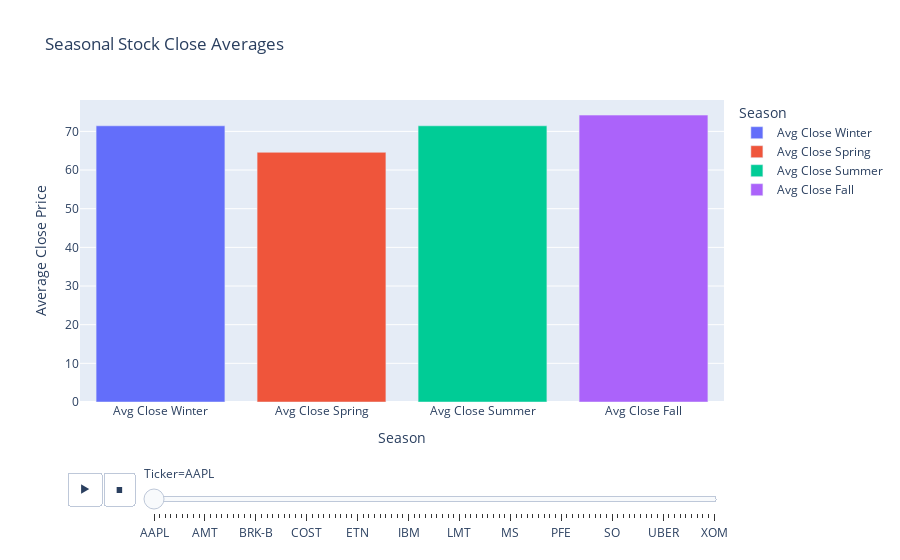

Notebook cell for this chart:
### Code cell
import pandas as pd
import plotly.express as px

seasonal_agg = pd.read_csv("seasonal_stock_analysis_top100.csv")
seasonal_melted = seasonal_agg.melt(id_vars=['Ticker', 'Highest Avg Season'], 
                                    var_name='Season', value_name='Avg Close')
fig = px.bar(seasonal_melted, 
             x='Season', 
             y='Avg Close', 
             color='Season',
             title="Seasonal Stock Close Averages",
             labels={'Avg Close': 'Average Close Price'},
             animation_frame="Ticker")  # Creates an interactive dropdown for tickers

fig.update_layout(xaxis_title="Season", yaxis_title="Average Close Price", xaxis={'categoryorder':'array', 'categoryarray':['WINTER', 'SPRING', 'SUMMER', 'MONSOON']})

fig.show()

### Figure 1 — Plotly figure (JSON) as saved in the notebook; plotly's stock layout.template omitted (floating-point values rounded to 4 significant figures)
{"data": [{"alignmentgroup": "True", "hovertemplate": "Season=%{x}<br>Ticker=AAPL<br>Average Close Price=%{y}<extra></extra>", "legendgroup": "Avg Close Winter", "marker": {"color": "#636efa", "pattern": {"shape": ""}}, "name": "Avg Close Winter", "offsetgroup": "Avg Close Winter", "orientation": "v", "showlegend": true, "textposition": "auto", "type": "bar", "x": ["Avg Close Winter"], "xaxis": "x", "y": [71.44], "yaxis": "y"}, {"alignmentgroup": "True", "hovertemplate": "Season=%{x}<br>Ticker=AAPL<br>Average Close Price=%{y}<extra></extra>", "legendgroup": "Avg Close Spring", "marker": {"color": "#EF553B", "pattern": {"shape": ""}}, "name": "Avg Close Spring", "offsetgroup": "Avg Close Spring", "orientation": "v", "showlegend": true, "textposition": "auto", "type": "bar", "x": ["Avg Close Spring"], "xaxis": "x", "y": [64.59], "yaxis": "y"}, {"alignmentgroup": "True", "hovertemplate": "Season=%{x}<br>Ticker=AAPL<br>Average Close Price=%{y}<extra></extra>", "legendgroup": "Avg Close Summer", "marker": {"color": "#00cc96", "pattern": {"shape": ""}}, "name": "Avg Close Summer", "offsetgroup": "Avg Close Summer", "orientation": "v", "showlegend": true, "textposition": "auto", "type": "bar", "x": ["Avg Close Summer"], "xaxis": "x", "y": [71.44], "yaxis": "y"}, {"alignmentgroup": "True", "hovertemplate": "Season=%{x}<br>Ticker=AAPL<br>Average Close Price=%{y}<extra></extra>", "legendgroup": "Avg Close Fall", "marker": {"color": "#ab63fa", "pattern": {"shape": ""}}, "name": "Avg Close Fall", "offsetgroup": "Avg Close Fall", "orientation": "v", "showlegend": true, "textposition": "auto", "type": "bar", "x": ["Avg Close Fall"], "xaxis": "x", "y": [74.21], "yaxis": "y"}], "layout": {"barmode": "relative", "legend": {"title": {"text": "Season"}, "tracegroupgap": 0}, "sliders": [{"active": 0, "currentvalue": {"prefix": "Ticker="}, "len": 0.9, "pad": {"b": 10, "t": 60}, "steps": [{"args": [["AAPL"], {"frame": {"duration": 0, "redraw": true}, "fromcurrent": true, "mode": "immediate", "transition": {"duration": 0, "easing": "linear"}}], "label": "AAPL", "method": "animate"}, {"args": [["ABBV"], {"frame": {"duration": 0, "redraw": true}, "fromcurrent": true, "mode": "immediate", "transition": {"duration": 0, "easing": "linear"}}], "label": "ABBV", "method": "animate"}, {"args": [["ABT"], {"frame": {"duration": 0, "redraw": true}, "fromcurrent": true, "mode": "immediate", "transition": {"duration": 0, "easing": "linear"}}], "label": "ABT", "method": "animate"}, {"args": [["ACN"], {"frame": {"duration": 0, "redraw": true}, "fromcurrent": true, "mode": "immediate", "transition": {"duration": 0, "easing": "linear"}}], "label": "ACN", "method": "animate"}, {"args": [["ADBE"], {"frame": {"duration": 0, "redraw": true}, "fromcurrent": true, "mode": "immediate", "transition": {"duration": 0, "easing": "linear"}}], "label": "ADBE", "method": "animate"}, {"args": [["ADP"], {"frame": {"duration": 0, "redraw": true}, "fromcurrent": true, "mode": "immediate", "transition": {"duration": 0, "easing": "linear"}}], "label": "ADP", "method": "animate"}, {"args": [["AMAT"], {"frame": {"duration": 0, "redraw": true}, "fromcurrent": true, "mode": "immediate", "transition": {"duration": 0, "easing": "linear"}}], "label": "AMAT", "method": "animate"}, {"args": [["AMD"], {"frame": {"duration": 0, "redraw": true}, "fromcurrent": true, "mode": "immediate", "transition": {"duration": 0, "easing": "linear"}}], "label": "AMD", "method": "animate"}, {"args": [["AMGN"], {"frame": {"duration": 0, "redraw": true}, "fromcurrent": true, "mode": "immediate", "transition": {"duration": 0, "easing": "linear"}}], "label": "AMGN", "method": "animate"}, {"args": [["AMT"], {"frame": {"duration": 0, "redraw": true}, "fromcurrent": true, "mode": "immediate", "transition": {"duration": 0, "easing": "linear"}}], "label": "AMT", "method": "animate"}, {"args": [["AMZN"], {"frame": {"duration": 0, "redraw": true}, "fromcurrent": true, "mode": "immediate", "transition": {"duration": 0, "easing": "linear"}}], "label": "AMZN", "method": "animate"}, {"args": [["AVGO"], {"frame": {"duration": 0, "redraw": true}, "fromcurrent": true, "mode": "immediate", "transition": {"duration": 0, "easing": "linear"}}], "label": "AVGO", "method": "animate"}, {"args": [["AXP"], {"frame": {"duration": 0, "redraw": true}, "fromcurrent": true, "mode": "immediate", "transition": {"duration": 0, "easing": "linear"}}], "label": "AXP", "method": "animate"}, {"args": [["BA"], {"frame": {"duration": 0, "redraw": true}, "fromcurrent": true, "mode": "immediate", "transition": {"duration": 0, "easing": "linear"}}], "label": "BA", "method": "animate"}, {"args": [["BAC"], {"frame": {"duration": 0, "redraw": true}, "fromcurrent": true, "mode": "immediate", "transition": {"duration": 0, "easing": "linear"}}], "label": "BAC", "method": "animate"}, {"args": [["BKNG"], {"frame": {"duration": 0, "redraw": true}, "fromcurrent": true, "mode": "immediate", "transition": {"duration": 0, "easing": "linear"}}], "label": "BKNG", "method": "animate"}, {"args": [["BLK"], {"frame": {"duration": 0, "redraw": true}, "fromcurrent": true, "mode": "immediate", "transition": {"duration": 0, "easing": "linear"}}], "label": "BLK", "method": "animate"}, {"args": [["BMY"], {"frame": {"duration": 0, "redraw": true}, "fromcurrent": true, "mode": "immediate", "transition": {"duration": 0, "easing": "linear"}}], "label": "BMY", "method": "animate"}, {"args": [["BRK-B"], {"frame": {"duration": 0, "redraw": true}, "fromcurrent": true, "mode": "immediate", "transition": {"duration": 0, "easing": "linear"}}], "label": "BRK-B", "method": "animate"}, {"args": [["BSX"], {"frame": {"duration": 0, "redraw": true}, "fromcurrent": true, "mode": "immediate", "transition": {"duration": 0, "easing": "linear"}}], "label": "BSX", "method": "animate"}, {"args": [["BX"], {"frame": {"duration": 0, "redraw": true}, "fromcurrent": true, "mode": "immediate", "transition": {"duration": 0, "easing": "linear"}}], "label": "BX", "method": "animate"}, {"args": [["C"], {"frame": {"duration": 0, "redraw": true}, "fromcurrent": true, "mode": "immediate", "transition": {"duration": 0, "easing": "linear"}}], "label": "C", "method": "animate"}, {"args": [["CAT"], {"frame": {"duration": 0, "redraw": true}, "fromcurrent": true, "mode": "immediate", "transition": {"duration": 0, "easing": "linear"}}], "label": "CAT", "method": "animate"}, {"args": [["CB"], {"frame": {"duration": 0, "redraw": true}, "fromcurrent": true, "mode": "immediate", "transition": {"duration": 0, "easing": "linear"}}], "label": "CB", "method": "animate"}, {"args": [["CMCSA"], {"frame": {"duration": 0, "redraw": true}, "fromcurrent": true, "mode": "immediate", "transition": {"duration": 0, "easing": "linear"}}], "label": "CMCSA", "method": "animate"}, {"args": [["CME"], {"frame": {"duration": 0, "redraw": true}, "fromcurrent": true, "mode": "immediate", "transition": {"duration": 0, "easing": "linear"}}], "label": "CME", "method": "animate"}, {"args": [["COP"], {"frame": {"duration": 0, "redraw": true}, "fromcurrent": true, "mode": "immediate", "transition": {"duration": 0, "easing": "linear"}}], "label": "COP", "method": "animate"}, {"args": [["COST"], {"frame": {"duration": 0, "redraw": true}, "fromcurrent": true, "mode": "immediate", "transition": {"duration": 0, "easing": "linear"}}], "label": "COST", "method": "animate"}, {"args": [["CRM"], {"frame": {"duration": 0, "redraw": true}, "fromcurrent": true, "mode": "immediate", "transition": {"duration": 0, "easing": "linear"}}], "label": "CRM", "method": "animate"}, {"args": [["CRWD"], {"frame": {"duration": 0, "redraw": true}, "fromcurrent": true, "mode": "immediate", "transition": {"duration": 0, "easing": "linear"}}], "label": "CRWD", "method": "animate"}, {"args": [["CSCO"], {"frame": {"duration": 0, "redraw": true}, "fromcurrent": true, "mode": "immediate", "transition": {"duration": 0, "easing": "linear"}}], "label": "CSCO", "method": "animate"}, {"args": [["CVX"], {"frame": {"duration": 0, "redraw": true}, "fromcurrent": true, "mode": "immediate", "transition": {"duration": 0, "easing": "linear"}}], "label": "CVX", "method": "animate"}, {"args": [["DE"], {"frame": {"duration": 0, "redraw": true}, "fromcurrent": true, "mode": "immediate", "transition": {"duration": 0, "easing": "linear"}}], "label": "DE", "method": "animate"}, {"args": [["DHR"], {"frame": {"duration": 0, "redraw": true}, "fromcurrent": true, "mode": "immediate", "transition": {"duration": 0, "easing": "linear"}}], "label": "DHR", "method": "animate"}, {"args": [["DIS"], {"frame": {"duration": 0, "redraw": true}, "fromcurrent": true, "mode": "immediate", "transition": {"duration": 0, "easing": "linear"}}], "label": "DIS", "method": "animate"}, {"args": [["ELV"], {"frame": {"duration": 0, "redraw": true}, "fromcurrent": true, "mode": "immediate", "transition": {"duration": 0, "easing": "linear"}}], "label": "ELV", "method": "animate"}, {"args": [["ETN"], {"frame": {"duration": 0, "redraw": true}, "fromcurrent": true, "mode": "immediate", "transition": {"duration": 0, "easing": "linear"}}], "label": "ETN", "method": "animate"}, {"args": [["FI"], {"frame": {"duration": 0, "redraw": true}, "fromcurrent": true, "mode": "immediate", "transition": {"duration": 0, "easing": "linear"}}], "label": "FI", "method": "animate"}, {"args": [["GE"], {"frame": {"duration": 0, "redraw": true}, "fromcurrent": true, "mode": "immediate", "transition": {"duration": 0, "easing": "linear"}}], "label": "GE", "method": "animate"}, {"args": [["GILD"], {"frame": {"duration": 0, "redraw": true}, "fromcurrent": true, "mode": "immediate", "transition": {"duration": 0, "easing": "linear"}}], "label": "GILD", "method": "animate"}, {"args": [["GOOG"], {"frame": {"duration": 0, "redraw": true}, "fromcurrent": true, "mode": "immediate", "transition": {"duration": 0, "easing": "linear"}}], "label": "GOOG", "method": "animate"}, {"args": [["GOOGL"], {"frame": {"duration": 0, "redraw": true}, "fromcurrent": true, "mode": "immediate", "transition": {"duration": 0, "easing": "linear"}}], "label": "GOOGL", "method": "animate"}, {"args": [["GS"], {"frame": {"duration": 0, "redraw": true}, "fromcurrent": true, "mode": "immediate", "transition": {"duration": 0, "easing": "linear"}}], "label": "GS", "method": "animate"}, {"args": [["HD"], {"frame": {"duration": 0, "redraw": true}, "fromcurrent": true, "mode": "immediate", "transition": {"duration": 0, "easing": "linear"}}], "label": "HD", "method": "animate"}, {"args": [["HON"], {"frame": {"duration": 0, "redraw": true}, "fromcurrent": true, "mode": "immediate", "transition": {"duration": 0, "easing": "linear"}}], "label": "HON", "method": "animate"}, {"args": [["IBM"], {"frame": {"duration": 0, "redraw": true}, "fromcurrent": true, "mode": "immediate", "transition": {"duration": 0, "easing": "linear"}}], "label": "IBM", "method": "animate"}, {"args": [["INTU"], {"frame": {"duration": 0, "redraw": true}, "fromcurrent": true, "mode": "immediate", "transition": {"duration": 0, "easing": "linear"}}], "label": "INTU", "method": "animate"}, {"args": [["ISRG"], {"frame": {"duration": 0, "redraw": true}, "fromcurrent": true, "mode": "immediate", "transition": {"duration": 0, "easing": "linear"}}], "label": "ISRG", "method": "animate"}, {"args": [["JNJ"], {"frame": {"duration": 0, "redraw": true}, "fromcurrent": true, "mode": "immediate", "transition": {"duration": 0, "easing": "linear"}}], "label": "JNJ", "method": "animate"}, {"args": [["JPM"], {"frame": {"duration": 0, "redraw": true}, "fromcurrent": true, "mode": "immediate", "transition": {"duration": 0, "easing": "linear"}}], "label": "JPM", "method": "animate"}, {"args": [["KKR"], {"frame": {"duration": 0, "redraw": true}, "fromcurrent": true, "mode": "immediate", "transition": {"duration": 0, "easing": "linear"}}], "label": "KKR", "method": "animate"}, {"args": [["KO"], {"frame": {"duration": 0, "redraw": true}, "fromcurrent": true, "mode": "immediate", "transition": {"duration": 0, "easing": "linear"}}], "label": "KO", "method": "animate"}, {"args": [["LIN"], {"frame": {"duration": 0, "redraw": true}, "fromcurrent": true, "mode": "immediate", "transition": {"duration": 0, "easing": "linear"}}], "label": "LIN", "method": "animate"}, {"args": [["LLY"], {"frame": {"duration": 0, "redraw": true}, "fromcurrent": true, "mode": "immediate", "transition": {"duration": 0, "easing": "linear"}}], "label": "LLY", "method": "animate"}, {"args": [["LMT"], {"frame": {"duration": 0, "redraw": true}, "fromcurrent": true, "mode": "immediate", "transition": {"duration": 0, "easing": "linear"}}], "label": "LMT", "method": "animate"}, {"args": [["LOW"], {"frame": {"duration": 0, "redraw": true}, "fromcurrent": true, "mode": "immediate", "transition": {"duration": 0, "easing": "linear"}}], "label": "LOW", "method": "animate"}, {"args": [["MA"], {"frame": {"duration": 0, "redraw": true}, "fromcurrent": true, "mode": "immediate", "transition": {"duration": 0, "easing": "linear"}}], "label": "MA", "method": "animate"}, {"args": [["MCD"], {"frame": {"duration": 0, "redraw": true}, "fromcurrent": true, "mode": "immediate", "transition": {"duration": 0, "easing": "linear"}}], "label": "MCD", "method": "animate"}, {"args": [["MDT"], {"frame": {"duration": 0, "redraw": true}, "fromcurrent": true, "mode": "immediate", "transition": {"duration": 0, "easing": "linear"}}], "label": "MDT", "method": "animate"}, {"args": [["META"], {"frame": {"duration": 0, "redraw": true}, "fromcurrent": true, "mode": "immediate", "transition": {"duration": 0, "easing": "linear"}}], "label": "META", "method": "animate"}, {"args": [["MMC"], {"frame": {"duration": 0, "redraw": true}, "fromcurrent": true, "mode": "immediate", "transition": {"duration": 0, "easing": "linear"}}], "label": "MMC", "method": "animate"}, {"args": [["MO"], {"frame": {"duration": 0, "redraw": true}, "fromcurrent": true, "mode": "immediate", "transition": {"duration": 0, "easing": "linear"}}], "label": "MO", "method": "animate"}, {"args": [["MRK"], {"frame": {"duration": 0, "redraw": true}, "fromcurrent": true, "mode": "immediate", "transition": {"duration": 0, "easing": "linear"}}], "label": "MRK", "method": "animate"}, {"args": [["MS"], {"frame": {"duration": 0, "redraw": true}, "fromcurrent": true, "mode": "immediate", "transition": {"duration": 0, "easing": "linear"}}], "label": "MS", "method": "animate"}, {"args": [["MSFT"], {"frame": {"duration": 0, "redraw": true}, "fromcurrent": true, "mode": "immediate", "transition": {"duration": 0, "easing": "linear"}}], "label": "MSFT", "method": "animate"}, {"args": [["NEE"], {"frame": {"duration": 0, "redraw": true}, "fromcurrent": true, "mode": "immediate", "transition": {"duration": 0, "easing": "linear"}}], "label": "NEE", "method": "animate"}, {"args": [["NFLX"], {"frame": {"duration": 0, "redraw": true}, "fromcurrent": true, "mode": "immediate", "transition": {"duration": 0, "easing": "linear"}}], "label": "NFLX", "method": "animate"}, {"args": [["NOW"], {"frame": {"duration": 0, "redraw": true}, "fromcurrent": true, "mode": "immediate", "transition": {"duration": 0, "easing": "linear"}}], "label": "NOW", "method": "animate"}, {"args": [["NVDA"], {"frame": {"duration": 0, "redraw": true}, "fromcurrent": true, "mode": "immediate", "transition": {"duration": 0, "easing": "linear"}}], "label": "NVDA", "method": "animate"}, {"args": [["ORCL"], {"frame": {"duration": 0, "redraw": true}, "fromcurrent": true, "mode": "immediate", "transition": {"duration": 0, "easing": "linear"}}], "label": "ORCL", "method": "animate"}, {"args": [["PANW"], {"frame": {"duration": 0, "redraw": true}, "fromcurrent": true, "mode": "immediate", "transition": {"duration": 0, "easing": "linear"}}], "label": "PANW", "method": "animate"}, {"args": [["PEP"], {"frame": {"duration": 0, "redraw": true}, "fromcurrent": true, "mode": "immediate", "transition": {"duration": 0, "easing": "linear"}}], "label": "PEP", "method": "animate"}, {"args": [["PFE"], {"frame": {"duration": 0, "redraw": true}, "fromcurrent": true, "mode": "immediate", "transition": {"duration": 0, "easing": "linear"}}], "label": "PFE", "method": "animate"}, {"args": [["PG"], {"frame": {"duration": 0, "redraw": true}, "fromcurrent": true, "mode": "immediate", "transition": {"duration": 0, "easing": "linear"}}], "label": "PG", "method": "animate"}, {"args": [["PGR"], {"frame": {"duration": 0, "redraw": true}, "fromcurrent": true, "mode": "immediate", "transition": {"duration": 0, "easing": "linear"}}], "label": "PGR", "method": "animate"}, {"args": [["PLTR"], {"frame": {"duration": 0, "redraw": true}, "fromcurrent": true, "mode": "immediate", "transition": {"duration": 0, "easing": "linear"}}], "label": "PLTR", "method": "animate"}, {"args": [["PM"], {"frame": {"duration": 0, "redraw": true}, "fromcurrent": true, "mode": "immediate", "transition": {"duration": 0, "easing": "linear"}}], "label": "PM", "method": "animate"}, {"args": [["QCOM"], {"frame": {"duration": 0, "redraw": true}, "fromcurrent": true, "mode": "immediate", "transition": {"duration": 0, "easing": "linear"}}], "label": "QCOM", "method": "animate"}, {"args": [["RTX"], {"frame": {"duration": 0, "redraw": true}, "fromcurrent": true, "mode": "immediate", "transition": {"duration": 0, "easing": "linear"}}], "label": "RTX", "method": "animate"}, {"args": [["SBUX"], {"frame": {"duration": 0, "redraw": true}, "fromcurrent": true, "mode": "immediate", "transition": {"duration": 0, "easing": "linear"}}], "label": "SBUX", "method": "animate"}, {"args": [["SCHW"], {"frame": {"duration": 0, "redraw": true}, "fromcurrent": true, "mode": "immediate", "transition": {"duration": 0, "easing": "linear"}}], "label": "SCHW", "method": "animate"}, {"args": [["SO"], {"frame": {"duration": 0, "redraw": true}, "fromcurrent": true, "mode": "immediate", "transition": {"duration": 0, "easing": "linear"}}], "label": "SO", "method": "animate"}, {"args": [["SPGI"], {"frame": {"duration": 0, "redraw": true}, "fromcurrent": true, "mode": "immediate", "transition": {"duration": 0, "easing": "linear"}}], "label": "SPGI", "method": "animate"}, {"args": [["SYK"], {"frame": {"duration": 0, "redraw": true}, "fromcurrent": true, "mode": "immediate", "transition": {"duration": 0, "easing": "linear"}}], "label": "SYK", "method": "animate"}, {"args": [["T"], {"frame": {"duration": 0, "redraw": true}, "fromcurrent": true, "mode": "immediate", "transition": {"duration": 0, "easing": "linear"}}], "label": "T", "method": "animate"}, {"args": [["TJX"], {"frame": {"duration": 0, "redraw": true}, "fromcurrent": true, "mode": "immediate", "transition": {"duration": 0, "easing": "linear"}}], "label": "TJX", "method": "animate"}, {"args": [["TMO"], {"frame": {"duration": 0, "redraw": true}, "fromcurrent": true, "mode": "immediate", "transition": {"duration": 0, "easing": "linear"}}], "label": "TMO", "method": "animate"}, {"args": [["TMUS"], {"frame": {"duration": 0, "redraw": true}, "fromcurrent": true, "mode": "immediate", "transition": {"duration": 0, "easing": "linear"}}], "label": "TMUS", "method": "animate"}, {"args": [["TSLA"], {"frame": {"duration": 0, "redraw": true}, "fromcurrent": true, "mode": "immediate", "transition": {"duration": 0, "easing": "linear"}}], "label": "TSLA", "method": "animate"}, {"args": [["TXN"], {"frame": {"duration": 0, "redraw": true}, "fromcurrent": true, "mode": "immediate", "transition": {"duration": 0, "easing": "linear"}}], "label": "TXN", "method": "animate"}, {"args": [["UBER"], {"frame": {"duration": 0, "redraw": true}, "fromcurrent": true, "mode": "immediate", "transition": {"duration": 0, "easing": "linear"}}], "label": "UBER", "method": "animate"}, {"args": [["UNH"], {"frame": {"duration": 0, "redraw": true}, "fromcurrent": true, "mode": "immediate", "transition": {"duration": 0, "easing": "linear"}}], "label": "UNH", "method": "animate"}, {"args": [["UNP"], {"frame": {"duration": 0, "redraw": true}, "fromcurrent": true, "mode": "immediate", "transition": {"duration": 0, "easing": "linear"}}], "label": "UNP", "method": "animate"}, {"args": [["V"], {"frame": {"duration": 0, "redraw": true}, "fromcurrent": true, "mode": "immediate", "transition": {"duration": 0, "easing": "linear"}}], "label": "V", "method": "animate"}, {"args": [["VRTX"], {"frame": {"duration": 0, "redraw": true}, "fromcurrent": true, "mode": "immediate", "transition": {"duration": 0, "easing": "linear"}}], "label": "VRTX", "method": "animate"}, {"args": [["VZ"], {"frame": {"duration": 0, "redraw": true}, "fromcurrent": true, "mode": "immediate", "transition": {"duration": 0, "easing": "linear"}}], "label": "VZ", "method": "animate"}, {"args": [["WELL"], {"frame": {"duration": 0, "redraw": true}, "fromcurrent": true, "mode": "immediate", "transition": {"duration": 0, "easing": "linear"}}], "label": "WELL", "method": "animate"}, {"args": [["WFC"], {"frame": {"duration": 0, "redraw": true}, "fromcurrent": true, "mode": "immediate", "transition": {"duration": 0, "easing": "linear"}}], "label": "WFC", "method": "animate"}, {"args": [["WMT"], {"frame": {"duration": 0, "redraw": true}, "fromcurrent": true, "mode": "immediate", "transition": {"duration": 0, "easing": "linear"}}], "label": "WMT", "method": "animate"}, {"args": [["XOM"], {"frame": {"duration": 0, "redraw": true}, "fromcurrent": true, "mode": "immediate", "transition": {"duration": 0, "easing": "linear"}}], "label": "XOM", "method": "animate"}], "x": 0.1, "xanchor": "left", "y": 0, "yanchor": "top"}], "title": {"text": "Seasonal Stock Close Averages"}, "updatemenus": [{"buttons": [{"args": [null, {"frame": {"duration": 500, "redraw": true}, "fromcurrent": true, "mode": "immediate", "transition": {"duration": 500, "easing": "linear"}}], "label": "&#9654;", "method": "animate"}, {"args": [[null], {"frame": {"duration": 0, "redraw": true}, "fromcurrent": true, "mode": "immediate", "transition": {"duration": 0, "easing": "linear"}}], "label": "&#9724;", "method": "animate"}], "direction": "left", "pad": {"r": 10, "t": 70}, "showactive": false, "type": "buttons", "x": 0.1, "xanchor": "right", "y": 0, "yanchor": "top"}], "xaxis": {"anchor": "y", "categoryarray": ["WINTER", "SPRING", "SUMMER", "MONSOON"], "categoryorder": "array", "domain": [0, 1], "title": {"text": "Season"}}, "yaxis": {"anchor": "x", "domain": [0, 1], "title": {"text": "Average Close Price"}}}}
